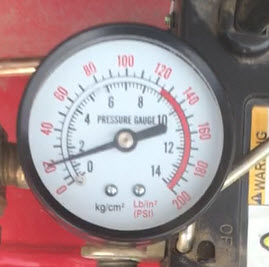
#> input picture images/gauge-1.jpg, 269 x 267 px, given in place of gauge-1.png, which was not available
$ python analog_gauge_reader.py
#> lines starting #> are read from the running program, lines starting #| are printed output that depends on the picture; after the words box and inside, x2 and y2 are one past the last pixel; in counts of white or black regions, pixels touching at a corner belong together; pictures that were not available may be replaced by others from this repository, and a replacement may not be noted
'''
Copyright (c) 2022 jk-ethz.
Based on https://github.com/intel-iot-devkit/python-cv-samples/tree/master/examples/analog-gauge-reader
'''

import cv2
import numpy as np
from pathlib import Path

class AnalogGaugeReader:
    def __init__(self, path, min_angle, max_angle, min_value, max_value):
#> called with path = 'images/gauge-1.png', min_angle = 45, max_angle = 320, min_value = 0, max_value = 200
        self.path = Path(path)
        self.img = cv2.imread(path)
#> self.img is the input picture: shape (267, 269, 3); mean B, G, R 144.6, 142.7, 162.1
        self.min_angle = min_angle
        self.max_angle = max_angle
        self.min_value = min_value
        self.max_value = max_value
        self.x = None
        self.y = None
        self.r = None

        self.calibrate_gauge()

    def img_write(self, img, name):
        path = self.path.with_suffix(f'.{name}{self.path.suffix}')
        cv2.imwrite(str(path), img)

    def draw_circles(self, circles):
        for i in range(circles.shape[1]):
            img_circle = self.img.copy()
            x = int(circles[0][i][0])
            y = int(circles[0][i][1])
            r = int(circles[0][i][2])
            cv2.circle(img_circle, (x, y), r, (0, 0, 255), 3, cv2.LINE_AA)  # draw circle
            cv2.circle(img_circle, (x, y), 2, (0, 255, 0), 3, cv2.LINE_AA)  # draw center of circle
            self.img_write(img_circle, f'circle-{i}')

    def avg_circles(self, circles):
        avg_x=0
        avg_y=0
        avg_r=0
        for i in range(circles.shape[1]):
            #optional - average for multiple circles (can happen when a gauge is at a slight angle)
            avg_x = avg_x + circles[0][i][0]
            avg_y = avg_y + circles[0][i][1]
            avg_r = avg_r + circles[0][i][2]
        avg_x = int(avg_x/(circles.shape[1]))
        avg_y = int(avg_y/(circles.shape[1]))
        avg_r = int(avg_r/(circles.shape[1]))
        return avg_x, avg_y, avg_r

    def max_circle(self, circles):
        biggest_radius_i = 0
        for i in range(circles.shape[1]):
            if circles[0][i][2] > circles[0][biggest_radius_i][2]:
                biggest_radius_i = i
        print(f'Choosing gauge circle {biggest_radius_i}')
        return int(circles[0][biggest_radius_i][0]), int(circles[0][biggest_radius_i][1]), int(circles[0][biggest_radius_i][2])

    def dist_2_pts(self, x1, y1, x2, y2):
        #print np.sqrt((x2-x1)^2+(y2-y1)^2)
        return np.sqrt((x2 - x1)**2 + (y2 - y1)**2)

    def calibrate_gauge(self):
        '''
            This function should be run using a test image in order to calibrate the range available to the dial as well as the
            units.  It works by first finding the center point and radius of the gauge.  Then it draws lines at hard coded intervals
            (separation) in degrees.  It then prompts the user to enter position in degrees of the lowest possible value of the gauge,
            as well as the starting value (which is probably zero in most cases but it won't assume that).  It will then ask for the
            position in degrees of the largest possible value of the gauge. Finally, it will ask for the units.  This assumes that
            the gauge is linear (as most probably are).
            It will return the min value with angle in degrees (as a tuple), the max value with angle in degrees (as a tuple),
            and the units (as a string).
        '''

        #scale = 1024 / self.img.shape[0]
        #self.img = cv2.resize(self.img, (int(self.img.shape[0] * scale), int(self.img.shape[1] * scale)), interpolation = cv2.INTER_AREA)
        height, width = self.img.shape[:2]
#> height = 267; width = 269
        #size = int((height + width) / 2)
        size = min(height, width)
#> size = 267
        gray = cv2.cvtColor(self.img, cv2.COLOR_BGR2GRAY)  #convert to gray
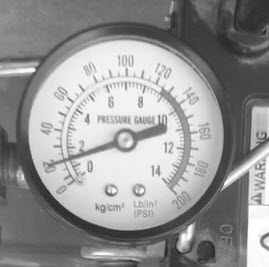
#> gray: shape (267, 269); min 36, max 255, mean 148.7
        #gray = cv2.GaussianBlur(gray, (5, 5), 0)
        # gray = cv2.medianBlur(gray, 5)

        #for testing, output gray image
        #cv2.imwrite('gauge-%s-bw.%s' %(gauge_number, file_type),gray)

        #detect circles
        #restricting the search from 35-48% of the possible radii gives fairly good results across different samples.  Remember that
        #these are pixel values which correspond to the possible radii search range.
        #gray = cv2.medianBlur(gray,5)
        circles = cv2.HoughCircles(gray, cv2.HOUGH_GRADIENT, 1, size/10, np.array([]), 100, 50, int(size*0.2), int(size*0.5))
#> circles = [[127.5, 134.5, 96.1], [127.5, 162.5, 79.6], [101.5, 123.5, 85.1], [121.5, 104.5, 83.9], [150.5, 114.5, 75.2]]


        # [16 lines of commented-out code are left out]
        print(f"Detected {circles.shape[1]} gauge circles")
#| Detected 5 gauge circles
        self.draw_circles(circles)
#> the loop in draw_circles, `for i in range(circles.shape[1]):` made 5 passes
#> (x, y, r) on passes 1 to 5: (127, 134, 96), (127, 162, 79), (101, 123, 85), (121, 104, 83), (150, 114, 75)
#> pass 1, in img_write, `cv2.imwrite(str(path), img)`:
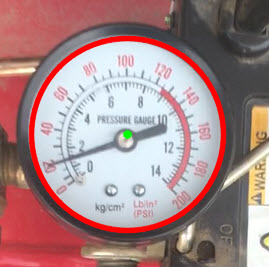
#> saved as gauge-1.circle-0.png: shape (267, 269, 3); mean B, G, R 137.5, 136, 166.9
#> pass 2, in img_write (call 2), `cv2.imwrite(str(path), img)`:
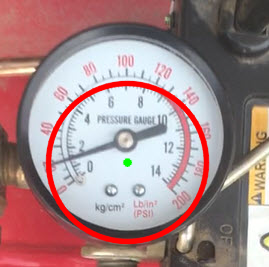
#> saved as gauge-1.circle-1.png: shape (267, 269, 3); mean B, G, R 138.3, 136.8, 165.5
#> after the loop in draw_circles, `for i in range(circles.shape[1]):`:
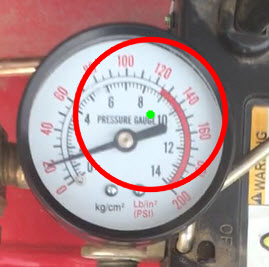
#> img_circle: shape (267, 269, 3); mean B, G, R 138.1, 136.6, 165.1
        # self.x, self.y, self.r = self.avg_circles(circles)
        self.x, self.y, self.r = self.max_circle(circles)
#> after the loop in max_circle, `for i in range(circles.shape[1]):`: biggest_radius_i = 0
#| Choosing gauge circle 0
#> self.x = 127; self.y = 134; self.r = 96

        #draw center and circle
        img_calibration = self.img.copy()
        cv2.circle(img_calibration, (self.x, self.y), self.r, (0, 0, 255), 3, cv2.LINE_AA)  # draw circle
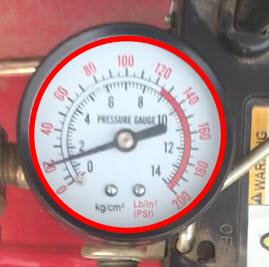
#> img_calibration: shape (267, 269, 3); 5.69% of pixels changed, all inside (x1, y1, x2, y2) = (28, 35, 227, 234)
        cv2.circle(img_calibration, (self.x, self.y), 2, (0, 255, 0), 3, cv2.LINE_AA)  # draw center of circle

        #for testing, output circles on image
        #cv2.imwrite('gauge-%s-circles.%s' % (gauge_number, file_type), img)


        #for calibration, plot lines from center going out at every 10 degrees and add marker
        #for i from 0 to 36 (every 10 deg)

        '''
        goes through the motion of a circle and sets x and y values based on the set separation spacing.  Also adds text to each
        line.  These lines and text labels serve as the reference point for the user to enter
        NOTE: by default this approach sets 0/360 to be the +x axis (if the image has a cartesian grid in the middle), the addition
        (i+9) in the text offset rotates the labels by 90 degrees so 0/360 is at the bottom (-y in cartesian).  So this assumes the
        gauge is aligned in the image, but it can be adjusted by changing the value of 9 to something else.
        '''
        separation = 10.0 #in degrees
        interval = int(360 / separation)
        p1 = np.zeros((interval,2))  #set empty arrays
        p2 = np.zeros((interval,2))
        p_text = np.zeros((interval,2))
        for i in range(0,interval):
            for j in range(0,2):
                if (j%2==0):
                    p1[i][j] = self.x + 0.9 * self.r * np.cos(separation * i * np.pi / 180) #point for lines
                else:
                    p1[i][j] = self.y + 0.9 * self.r * np.sin(separation * i * np.pi / 180)
#> after the loop, p1 = 36 pairs, first value 40.6 to 213.4, second value 47.6 to 220.4
        text_offset_x = 10
        text_offset_y = 5
        for i in range(0, interval):
            for j in range(0, 2):
                if (j % 2 == 0):
                    p2[i][j] = self.x + self.r * np.cos(separation * i * np.pi / 180)
                    p_text[i][j] = self.x - text_offset_x + 1.2 * self.r * np.cos((separation) * (i+9) * np.pi / 180) #point for text labels, i+9 rotates the labels by 90 degrees
                else:
                    p2[i][j] = self.y + self.r * np.sin(separation * i * np.pi / 180)
                    p_text[i][j] = self.y + text_offset_y + 1.2* self.r * np.sin((separation) * (i+9) * np.pi / 180)  # point for text labels, i+9 rotates the labels by 90 degrees
#> after the loop, p2 = 36 pairs, first value 31 to 223, second value 38 to 230; p_text = 36 pairs, first value 1.8 to 232.2, second value 23.8 to 254.2

        #add the lines and labels to the image
        for i in range(0,interval):
            cv2.line(img_calibration, (int(p1[i][0]), int(p1[i][1])), (int(p2[i][0]), int(p2[i][1])),(0, 255, 0), 2)
            cv2.putText(img_calibration, '%s' %(int(i*separation)), (int(p_text[i][0]), int(p_text[i][1])), cv2.FONT_HERSHEY_SIMPLEX, 0.3,(0,0,0),1,cv2.LINE_AA)
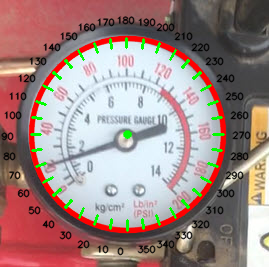
#> img_calibration: shape (267, 269, 3); 7.45% of pixels changed, all inside (x1, y1, x2, y2) = (1, 16, 251, 256)

        self.img_write(img_calibration, 'calibration')

    def get_current_value(self):

        #for testing purposes
        #img = cv2.imread('gauge-%s.%s' % (gauge_number, file_type))

        gray2 = cv2.cvtColor(self.img, cv2.COLOR_BGR2GRAY)

        # Set threshold and maxValue
        thresh = 175
        maxValue = 255

        # [13 lines of commented-out code are left out]
        th, dst2 = cv2.threshold(gray2, thresh, maxValue, cv2.THRESH_BINARY_INV);
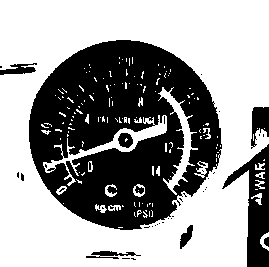
#> dst2: shape (267, 269); 61.2% white; 40 black regions (31 under 20 px), largest, box (x1, y1, x2, y2) and area: (29, 40, 222, 230) 24190, (222, 144, 269, 267) 2293, (251, 107, 269, 149) 463
#> th = 175

        # found Hough Lines generally performs better without Canny / blurring, though there were a couple exceptions where it would only work with Canny / blurring
        #dst2 = cv2.medianBlur(dst2, 5)
        #dst2 = cv2.Canny(dst2, 50, 150)
        #dst2 = cv2.GaussianBlur(dst2, (5, 5), 0)

        # for testing, show image after thresholding
        self.img_write(dst2, 'bw')

        # find lines
        minLineLength = 10
        maxLineGap = 0
        lines = cv2.HoughLinesP(image=dst2, rho=3, theta=np.pi / 180, threshold=100,minLineLength=minLineLength, maxLineGap=0)  # rho is set to 3 to detect more lines, easier to get more then filter them out later
#> lines = 516 rows, first 6: [18, 266, 21, 74], [222, 266, 230, 184], [0, 44, 268, 6], [0, 55, 268, 7], [198, 266, 268, 20], [0, 26, 268, 3]

        # [7 lines of commented-out code are left out]
        final_line_list = []
        #print "radius: %s" %r

        diff1LowerBound = 0.15 #diff1LowerBound and diff1UpperBound determine how close the line should be from the center
        diff1UpperBound = 0.25
        diff2LowerBound = 0.5 #diff2LowerBound and diff2UpperBound determine how close the other point of the line should be to the outside of the gauge
        diff2UpperBound = 1.0
        for i in range(0, len(lines)):
            for x1, y1, x2, y2 in lines[i]:
                diff1 = self.dist_2_pts(self.x, self.y, x1, y1)  # x, y is center of circle
                diff2 = self.dist_2_pts(self.x, self.y, x2, y2)  # x, y is center of circle
                #set diff1 to be the smaller (closest to the center) of the two), makes the math easier
                if (diff1 > diff2):
                    temp = diff1
                    diff1 = diff2
                    diff2 = temp
                # check if line is within an acceptable range
                if (((diff1<diff1UpperBound*self.r) and (diff1>diff1LowerBound*self.r) and (diff2<diff2UpperBound*self.r)) and (diff2>diff2LowerBound*self.r)):
                    line_length = self.dist_2_pts(x1, y1, x2, y2)
                    # add to final list
                    final_line_list.append([x1, y1, x2, y2])
#> after the loop, final_line_list = []; temp = 131.2

        # [9 lines of commented-out code are left out]
#> (the run stopped early here; a loop or call above may not have finished)
